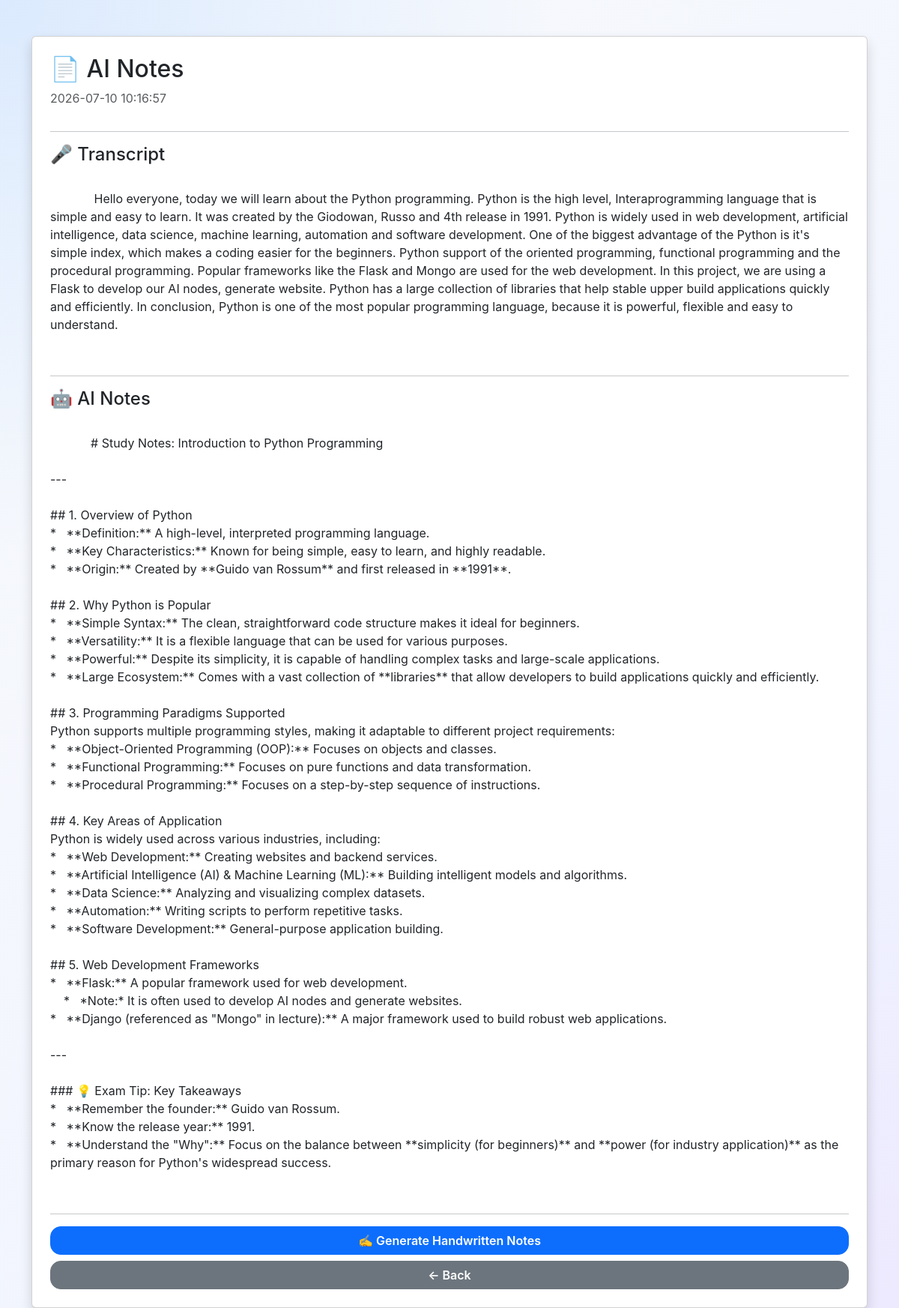
Screenshot of /note/16 (signed in) with the database file from the repository.
### tables this page shows
CREATE TABLE notes (

    id INTEGER PRIMARY KEY AUTOINCREMENT,

    user_email TEXT,

    transcript TEXT,

    ai_notes TEXT,

    created_at TIMESTAMP DEFAULT CURRENT_TIMESTAMP

, lecture_name TEXT, favorite INTEGER DEFAULT 0);

### app.py (the view)
@app.route("/note/<int:note_id>")
def view_note(note_id):
    conn=get_db()
    cursor=conn.cursor()
    cursor.execute(
        """
        SELECT transcript,
               ai_notes,
               created_at
        FROM notes
        WHERE id=?
        """,
        (note_id,)
    )
    note=cursor.fetchone()
    conn.close()
    if not note:
        return "Note not found."
    return render_template(
    "view_note.html",
    transcript=note["transcript"],
    notes=note["ai_notes"],
    created_at=note["created_at"],
    note_id=note_id
    )

### app.py (called while the page is built)
def get_db():
    conn = sqlite3.connect("users.db")
    conn.row_factory = sqlite3.Row
    return conn

### templates/view_note.html (shortened to what this page needs)
<!DOCTYPE html>
<html>
<head>
    <link href="https://cdn.jsdelivr.net/npm/bootstrap@5.3.3/dist/css/bootstrap.min.css" rel="stylesheet">
    <link rel="stylesheet" href="{{ url_for('static', filename='style.css') }}">
    <link rel="stylesheet"
href="https://cdn.jsdelivr.net/npm/bootstrap-icons@1.11.3/font/bootstrap-icons.min.css">
</head>
<body class="bg-light">
<div class="container mt-5">
    <div class="card shadow p-4">
        <h2>📄 AI Notes</h2>
        <p class="text-muted">
            {{ created_at }}
        </p>
        <hr>
        <h4>🎤 Transcript</h4>
        <p style="white-space: pre-wrap;">
            {{ transcript }}
        </p>
        <hr>
        <h4>🤖 AI Notes</h4>
        <p style="white-space: pre-wrap;">
            {{ notes }}
        </p>
        <hr>
        <a href="/handwritten/{{ note_id }}" class="btn btn-primary mb-2">
            ✍️ Generate Handwritten Notes
        </a>
        <a href="/notes" class="btn btn-secondary">
            ← Back
        </a>
    </div>
</div>
</body>
</html>

### static/css/style.css (style rules this page uses)
:root { --primary:#4F46E5; --primary-light:#6366F1; --secondary:#7C3AED; --success:#22C55E; --danger:#EF4444; --background:#F8FAFC; --surface:#FFFFFF; --text:#1E293B; --muted:#64748B; --border:#E2E8F0; --radius:20px; --shadow-sm:0 8px 20px rgba(15,23,42,.05); --shadow-md:0 15px 35px rgba(15,23,42,.08); --shadow-lg:0 25px 50px rgba(15,23,42,.12); }
body { font-family:'Inter',sans-serif; background: radial-gradient(circle at top left,#dbeafe 0%,transparent 35%), radial-gradient(circle at bottom right,#ede9fe 0%,transparent 35%), linear-gradient(135deg,#f8fafc,#eef2ff); min-height:100vh; }
.btn { font-weight:600; border-radius:14px; transition:all .25s ease; }
.card, .feature-card, .library-card, .stats-card, .btn, img { transition: all .3s ease; }

### rows the page displays
notes: created_at "2026-07-10 10:16:57", ai_notes "# Study Notes: Introduction to Python Programming --- ## 1. Overview of Python * **Definition:** A high-level, interpreted programming language. * **Key Characteristics:** Known for being simple, easy to learn, and highly readable. * **Origin:** Created by **Guido van Rossum** and first released in **1991**. ## 2. Why Python is Popular * **Simple Syntax:** The clean, straightforward code structure makes it ideal for beginners. * **Versatility:** It is a flexible language that can be used for various purposes. * **Powerful:** Despite its simplicity, it is capable of handling complex tasks and large-scale applications. * **Large Ecosystem:** Comes with a vast collection of **libraries** that…"
